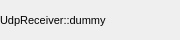
<?xml version="1.0" encoding="UTF-8"?>
<ui version="4.0">
 <class>UdpReceiverWidget</class>
 <widget class="QWidget" name="UdpReceiverWidget">
  <property name="geometry">
   <rect>
    <x>0</x>
    <y>0</y>
    <width>180</width>
    <height>40</height>
   </rect>
  </property>
  <property name="windowTitle">
   <string>UdpReceiverWidget</string>
  </property>
  <layout class="QVBoxLayout" name="verticalLayout">
   <property name="margin">
    <number>0</number>
   </property>
   <item>
    <layout class="QGridLayout" name="gridLayout">
     <item row="0" column="0">
      <widget class="QLabel" name="label">
       <property name="font">
        <font>
         <pointsize>8</pointsize>
        </font>
       </property>
       <property name="text">
        <string>UdpReceiver::dummy</string>
       </property>
      </widget>
     </item>
    </layout>
   </item>
  </layout>
 </widget>
 <resources/>
 <connections/>
</ui>
